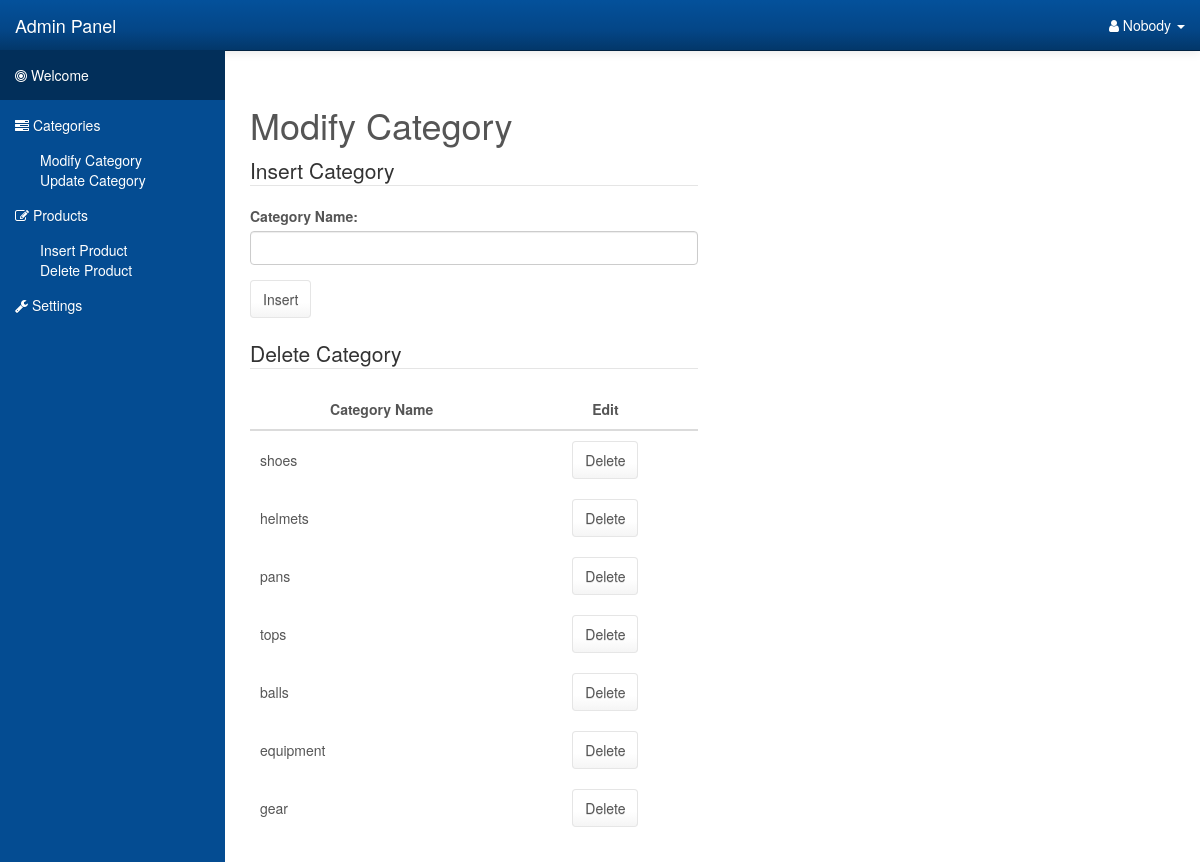
The page /modifyCategory.php on the database as committed earlier.
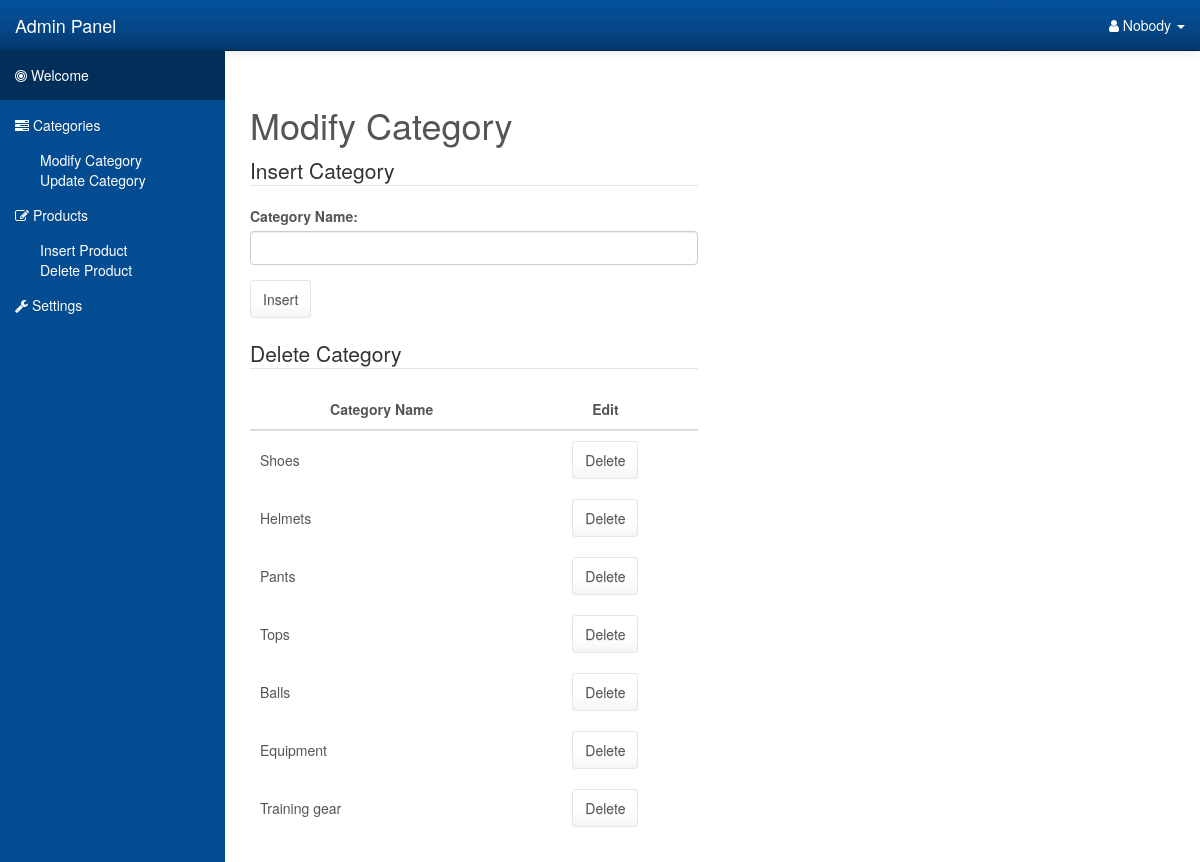
The same page on the database as committed later.
### tables this page shows
CREATE TABLE IF NOT EXISTS category(
category_id         INT(11) NOT NULL AUTO_INCREMENT,
category_name       VARCHAR(512),
PRIMARY KEY (category_id)
);

### modifyCategory.php (called while the page is built, shortened)
<?php
  require_once "classes/DBAccess.php";
  include "settings/db.php";
  $db = new DBAccess($dsn, $username, $password);
  $pdo = $db->connect();
  $sql = "select category_id, category_name from category";
  $stmt = $pdo->prepare($sql);
  $categoryRows = $db->executeSQL($stmt);
  include "templates/modifyCategories.html.php";
  include "templates/adminlayout.html.php";
?>

### settings/db.php (called while the page is built)
<?php
if($_SERVER["SERVER_NAME"] == "localhost" || $_SERVER["SERVER_ADDR"] == "127.0.0.1") {
	$dsn = "mysql:host=localhost;dbname=sportswarehouse;charset=utf8";
	$username = "root";
	$password = "";
	}
	else {
	$dsn = "mysql:host=localhost;dbname=XXX;charset=utf8";
	$username = "";
	$password = "";
}
?>

### classes/DBAccess.php (called while the page is built, shortened)
<?php
class DBAccess {
    public function executeSQL($stmt) {
        try {
            $stmt->execute();
            $rows = $stmt->fetchAll();
        }
        catch(PDOException $e) {
            die("Query failed: " . $e->getMessage());
        }
        return $rows;
    }
}
?>

### templates/modifyCategories.html.php (the view, shortened to what this page needs)
<div class="col-lg-6">
  <h1>Modify Category</h1>
  <form action="modifyCategory.php" method="post" id="insert-category">
    <fieldset>
      <legend>Insert Category</legend>
    <div class="form-group">
      <label for="CategoryName">Category Name:</label>
      <input class="form-control" type="text" name="CategoryName" id="CategoryName" required>
    </div>
    <input class="insert btn btn-default" type="submit" name="submit" value="Insert">
    </fieldset>
  </form>
  <br/>
  <fieldset>
    <legend>Delete Category</legend>
    <table>
      <tr>
        <th>Category Name</th>
        <th>Edit</th>
      </tr>
      <?php foreach ($categoryRows as $row):
        $categoryName = $row["category_name"];
        $categoryId = $row["category_id"];
      ?>
      <tr>
        <td><?= $categoryName ?></td>
        <td><a class="delete btn btn-default" href="modifyCategory.php?id=<?= $categoryId ?>">Delete</a></td>
      </tr>
      <?php endforeach; ?>
    </table>
  </fieldset>
</div>

Rows that differ between the two databases and show on the page:
changed category: category_name "shoes" → "Shoes"
changed category: category_name "helmets" → "Helmets"
changed category: category_name "pans" → "Pants"
changed category: category_name "tops" → "Tops"
changed category: category_name "balls" → "Balls"
changed category: category_name "equipment" → "Equipment"
changed category: category_name "gear" → "Training gear"
